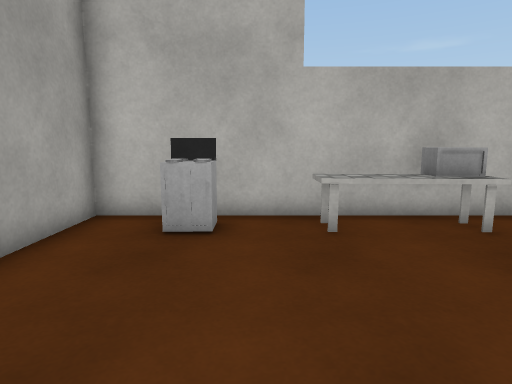
[1] (above)

24 first-person views from a walk through a scene from a Unity 3-D project. The camera is 1.2 m above the floor, tilts 8° down and sees 75° across. The floor is counted in squares, 0.73 m on a side. Each view is taken from the middle of a square. On the plan, view 1 faces up. The plan holds only what a view shows up to about 16 squares ahead; the rest is blank. The player character is not drawn. Surface patterns are stand-ins for the level's own textures.

[2]
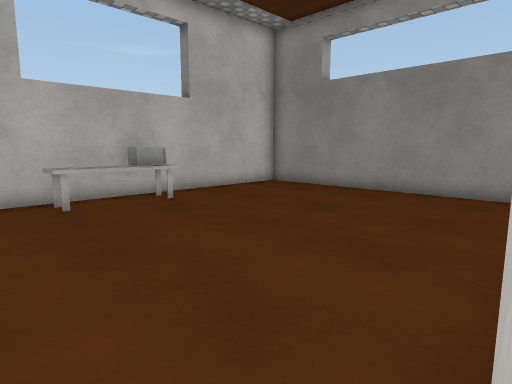

[3]
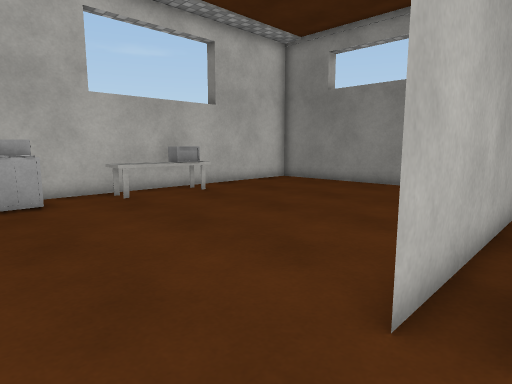

[4]
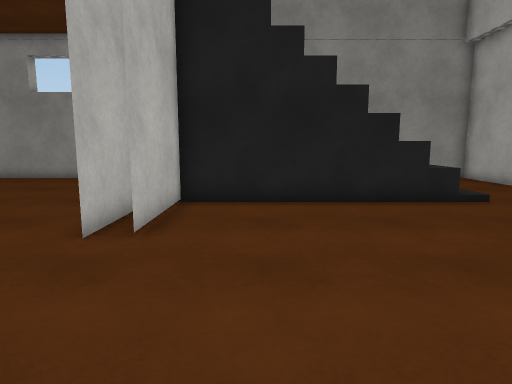

[5]
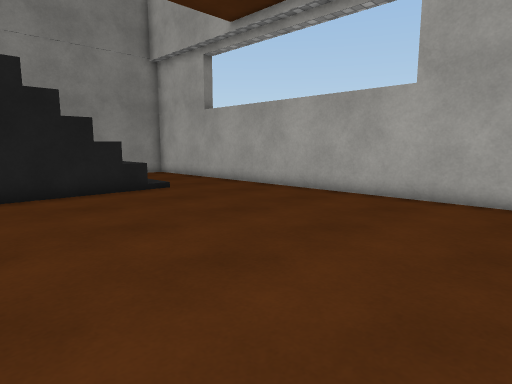

[6]
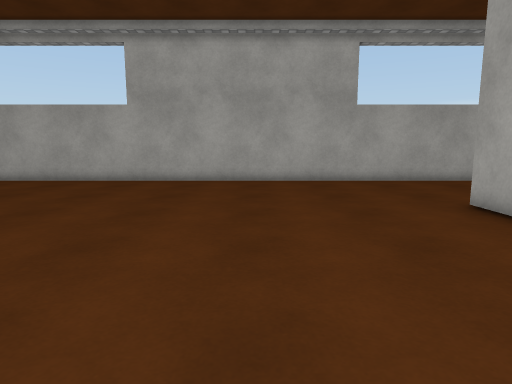

[7]
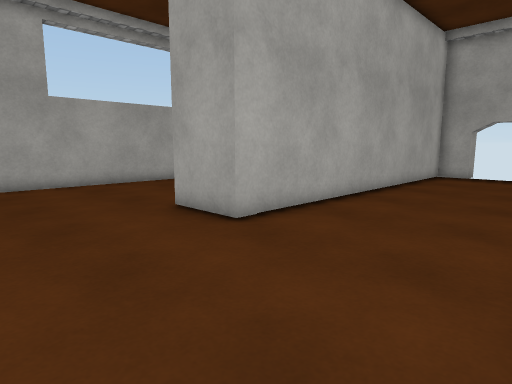

[8]
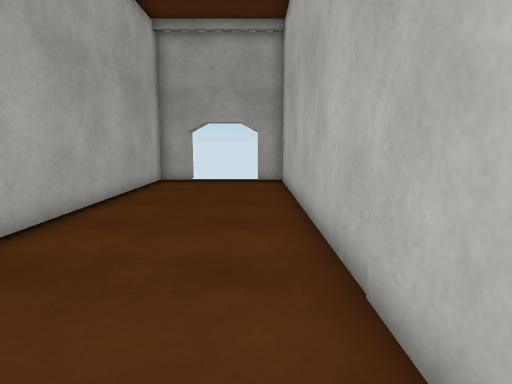

[9]
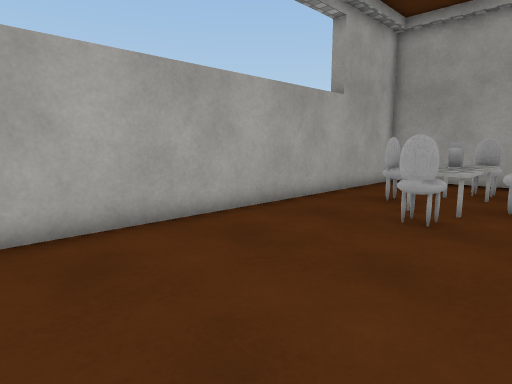

[10]
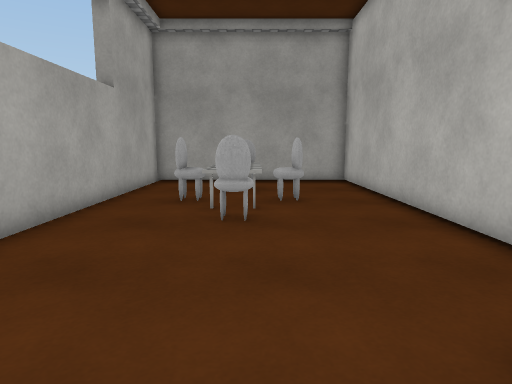

[11]
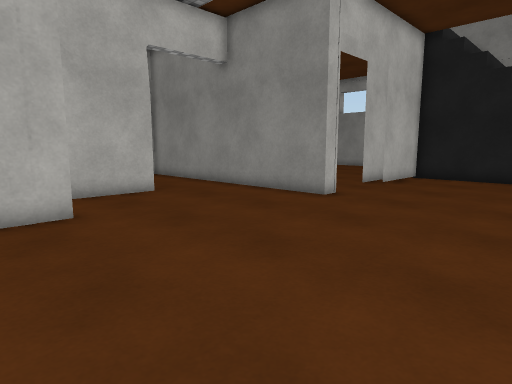

[12]
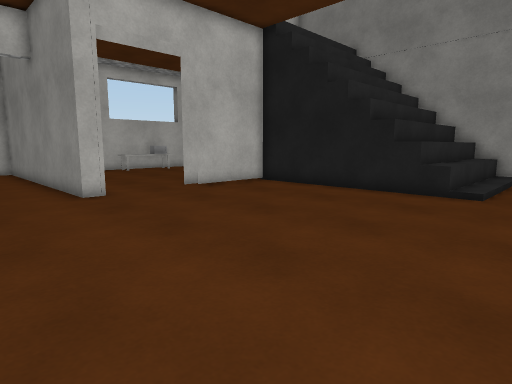

[13]
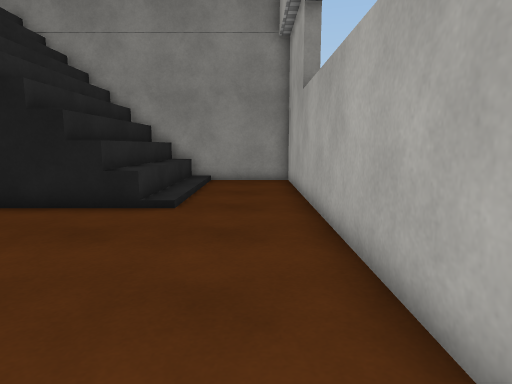

[14]
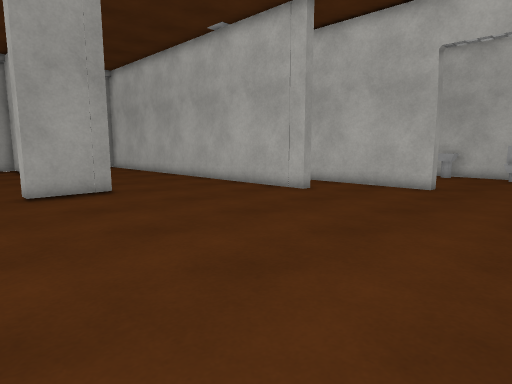

[15]
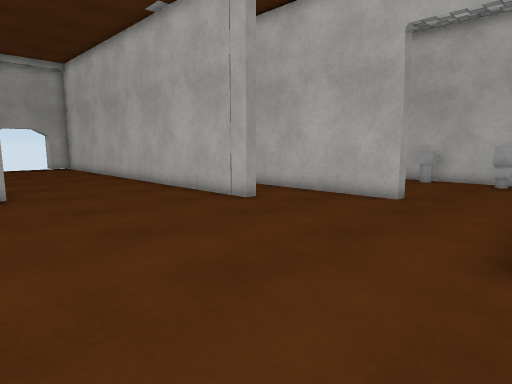

[16]
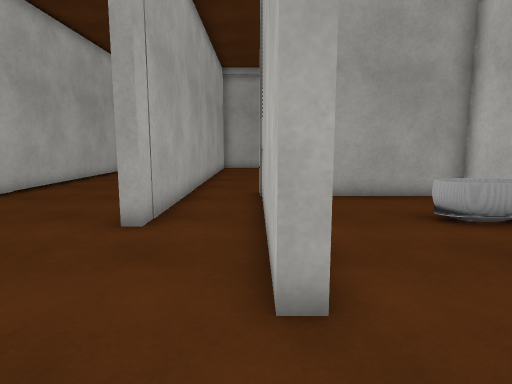

[17]
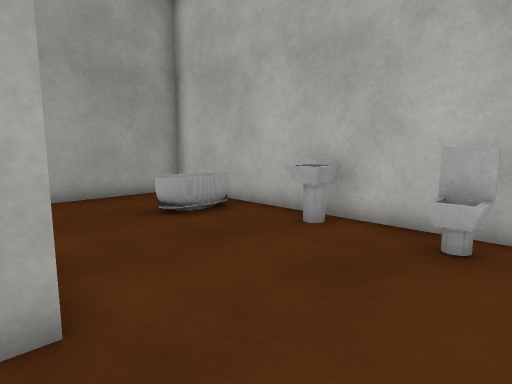

[18]
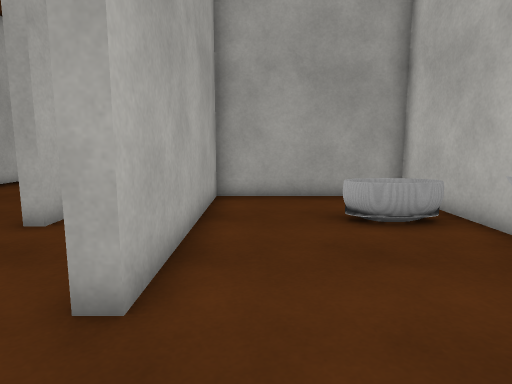

[19]
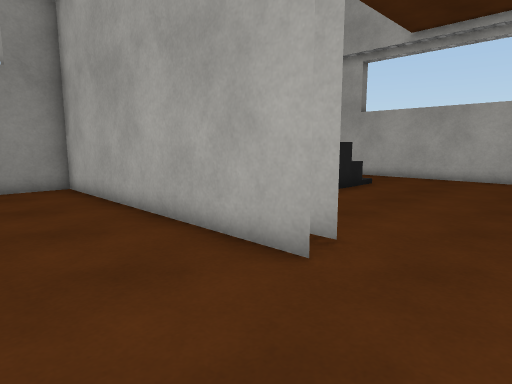

[20]
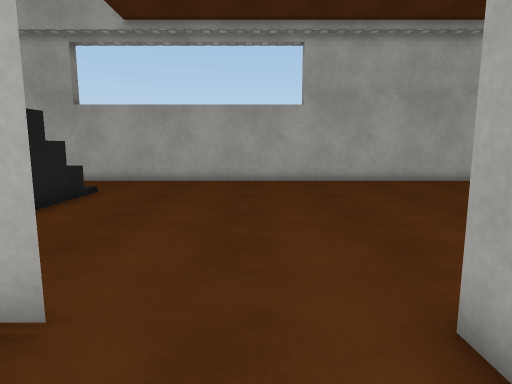

[21]
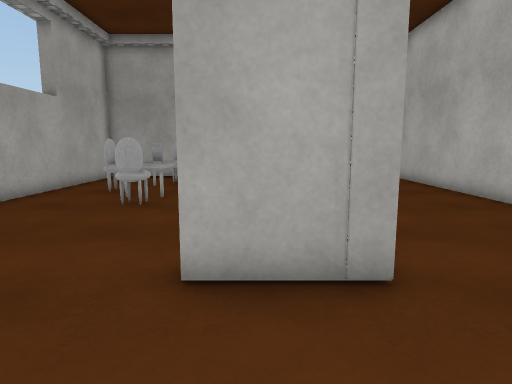

[22]
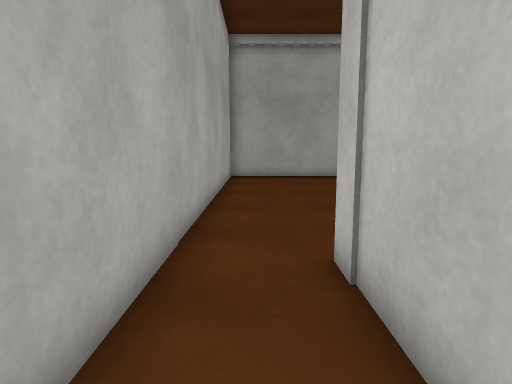

[23]
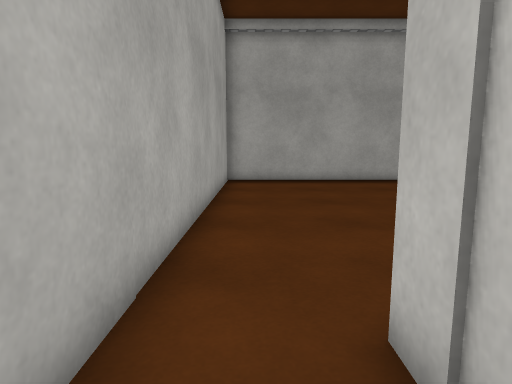

[24]
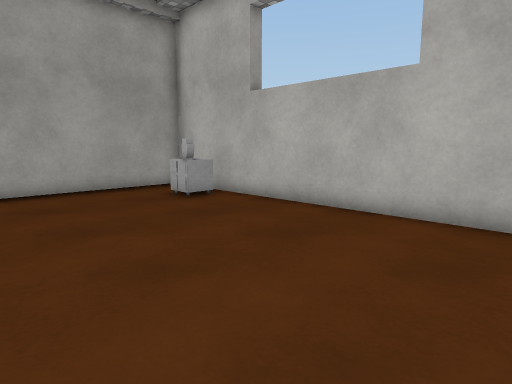

### Floor plan
Ten units are one square. View 1 is at (0, 0); x grows to the right and y downward. Boxes are objects, and circles mark ways between rooms. Rooms are numbered by the first view taken in them; rooms with no view inside come last. Other rooms are left out.
<svg viewBox="-305 -83 419 253">
<path fill="none" stroke="#000" d="M-2 29 109 29 109 -78 -38 -78 -38 -48M-2 38 5 38M-38 31 -38 38M35 -61 12 -61 12 -71M-191 79 -293 79 -293 165 109 165 109 101 36 101M-117 13 -117 18 -293 18 -293 30M-38 38 -45 38 -45 -4M-211 122 -211 128M-81 -12 -106 -12M37 119 37 38 -1 38M-300 60 -293 60 -293 74 -158 74 -158 99 -165 99M109 110 36 110M-217 122 -211 122M-237 108 -237 114M-237 136 -237 143M-259 119 -224 119 -224 135M54 119 37 119M64 119 55 119M74 119 65 119M84 119 75 119M94 119 85 119M104 119 95 119M-58 -78 -158 -78 -158 -17 -81 -17 -81 -12M-45 -4 -45 -44M-179 -78 -256 -78M-293 -56 -293 13 -117 13M-106 -12 -168 -12M-256 -78 -293 -78 -293 -56"/>
<rect x="-25" y="-75" width="20" height="20" fill="#bbb"><title>other object</title></rect>
<rect x="35" y="-75" width="10" height="10" fill="#bbb"><title>other object</title></rect>
<rect x="-125" y="-75" width="10" height="20" fill="#bbb"><title>other object</title></rect>
<rect x="-95" y="-75" width="10" height="10" fill="#bbb"><title>other object</title></rect>
<rect x="-65" y="-75" width="10" height="10" fill="#bbb"><title>other object</title></rect>
<rect x="-275" y="-75" width="20" height="10" fill="#bbb"><title>other object</title></rect>
<circle cx="-20" cy="30" r="3" fill="#2a7"/>
<circle cx="-60" cy="-10" r="3" fill="#2a7"/>
<circle cx="-115" cy="5" r="3" fill="#2a7"/>
<circle cx="-285" cy="-60" r="3" fill="#2a7"/>
<text x="30" y="-20">1</text>
<text x="-110" y="100">2</text>
<text x="-100" y="-40">3</text>
<text x="-220" y="-20">4</text>
<text x="-280" y="-70">5</text>
</svg>
Room 1 opens to room 2. Room 2 opens to room 3. Room 2 opens to room 4. Room 4 opens to room 5.

Where each view was taken, in squares from view 1:
view 1: 0 up, 0 right, facing up
view 2: 3 down, 1 left, facing up-right
view 3: 4 down, 3 left, facing up-right
view 4: 6 down, 6 left, facing right
view 5: 6 down, 8 left, facing down-right
view 6: 1 down, 10 left, facing down
view 7: 2 down, 11 left, facing down-left
view 8: 3 down, 14 left, facing left
view 9: 10 down, 14 left, facing down-left
view 10: 12 down, 14 left, facing left
view 11: 10 down, 14 left, facing up-right
view 12: 15 down, 8 left, facing up-right
view 13: 15 down, 5 left, facing right
view 14: 12 down, 4 left, facing up-left
view 15: 9 down, 4 left, facing up-left
view 16: 1 up, 5 left, facing left
view 17: 1 up, 5 left, facing up-left
view 18: 3 up, 5 left, facing left
view 19: 1 up, 3 left, facing down-right
view 20: 1 down, 2 left, facing down
view 21: 9 down, 12 left, facing left
view 22: 0 up, 12 left, facing left
view 23: 0 up, 14 left, facing left
view 24: 0 up, 17 left, facing up-left
